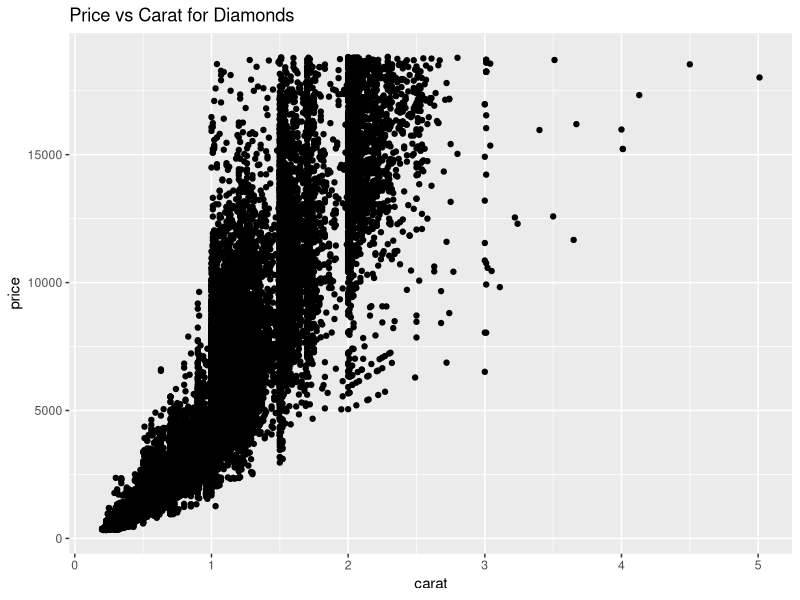
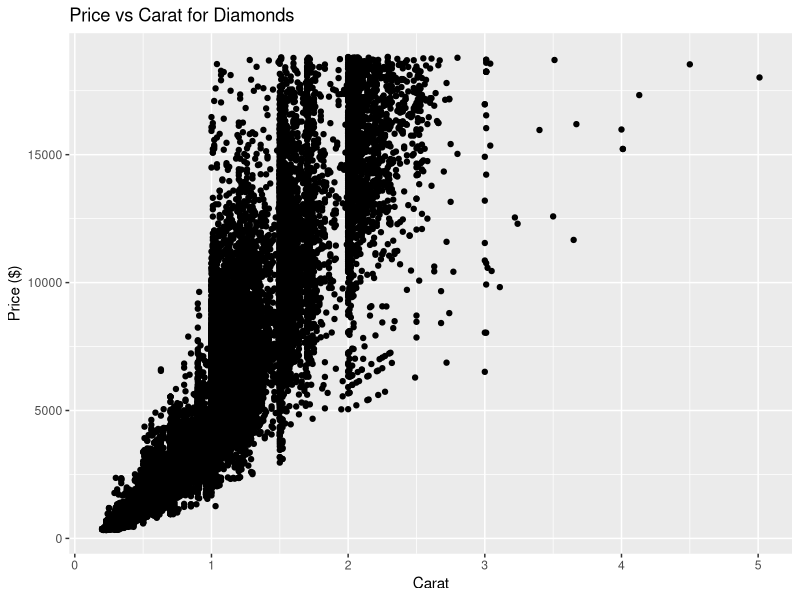
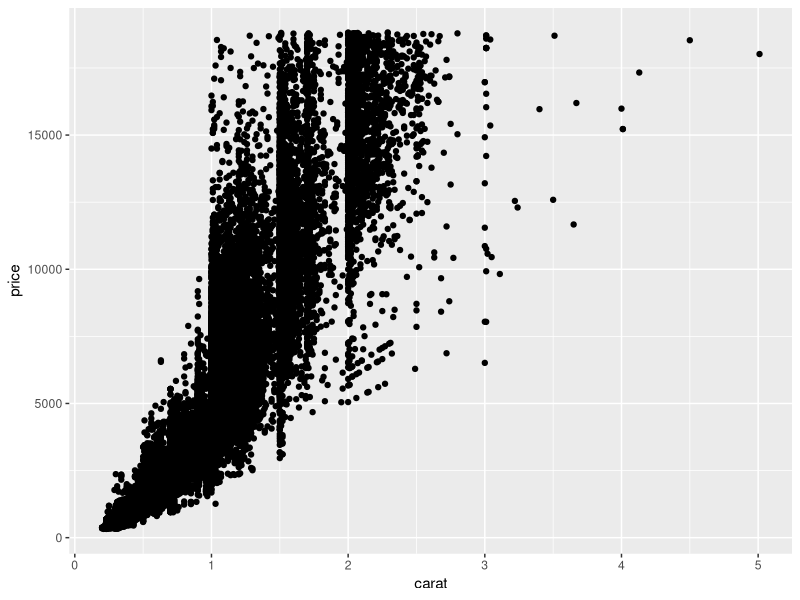
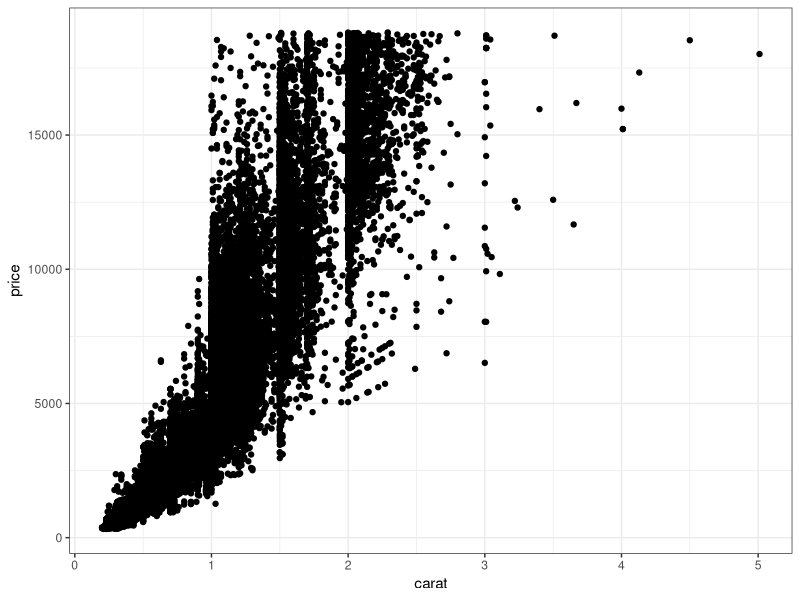
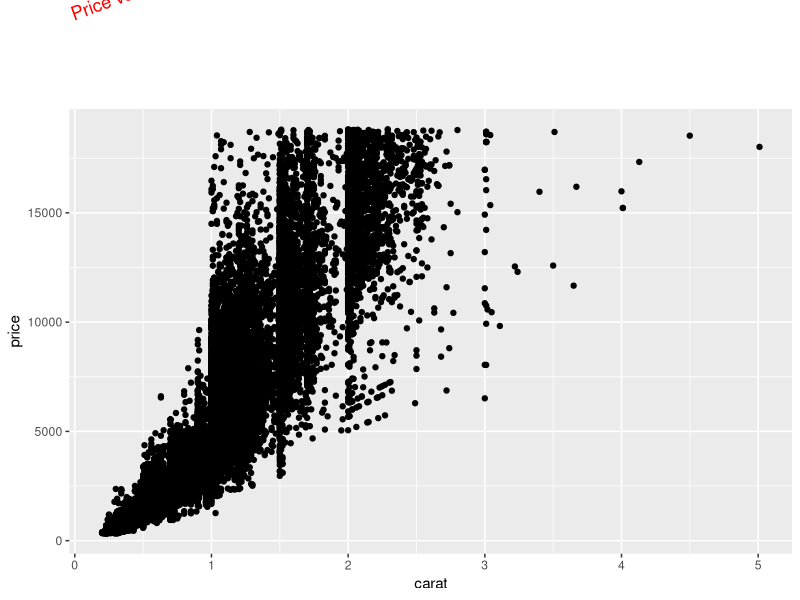
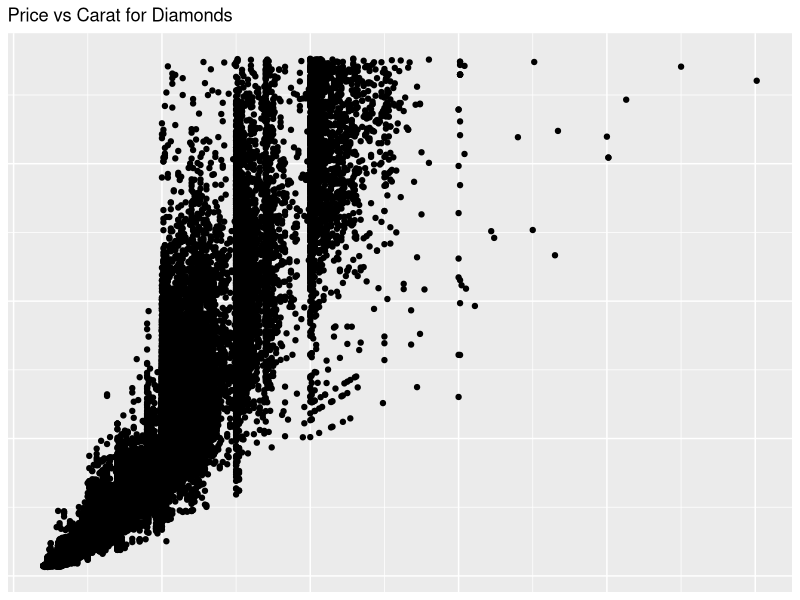

Recreate these plots in R, in order. (Note: this script raises an error after producing the figures.)
#--- Setup ---------------------------------------------------------------------
library(ggplot2)
states <- map_data("state")

#--- Polishing Plots -----------------------------------------------------------
# Plot Title
qplot(carat, price, data = diamonds) +
  ggtitle("Price vs Carat for Diamonds")

# Axis titles
qplot(carat, price, data = diamonds) +
  xlab("Carat") +
  ylab("Price ($)") +
  ggtitle("Price vs Carat for Diamonds")

#--- Built-in Themes -----------------------------------------------------------
# Default Theme
qplot(carat, price, data = diamonds)
# Black and White theme
qplot(carat, price, data = diamonds) + theme_bw()

# Set theme_bw() as the default theme
theme_set(theme_bw())

# Set theme_grey() (the default) as the default theme
theme_set(theme_grey())

# See the components of a theme
theme_bw()

#--- Modifying a Plot ----------------------------------------------------------
p <- qplot(carat, price, data = diamonds) +
  ggtitle("Price vs Carat for Diamonds")
p + theme(plot.title = element_text(colour = "red", angle = 20))

# Use this power wisely

# Remove axes (for maps)
p + theme(
  axis.text.x = element_blank(),
  axis.text.y = element_blank(),
  axis.title.x = element_blank(),
  axis.title.y = element_blank(),
  axis.ticks.length = unit(0, "cm")
)

#--- Saving Your Work ----------------------------------------------------------
qplot(total_bill, tip, data = diamonds)

# Save as a png
ggsave("tips.png")

# Save as a pdf
ggsave("tips.pdf")

# Force a specific size
ggsave("tips.png", width = 6, height = 6)

# Change the resolution
ggsave("tips.png", width = 6, height = 6, dpi = 300)

# Explicitly specify which plot to save
dplot <- qplot(carat, price, data = diamonds)
ggsave("diamonds.png", plot = dplot, dpi = 72)

#--- Your Turn -----------------------------------------------------------------
# 1. Save a pdf of a scatterplot of price vs carat



# 2. Open up the pdf in Adobe Acrobat (or another PDF Reader)



# 3. Save a png of the same scatterplot


